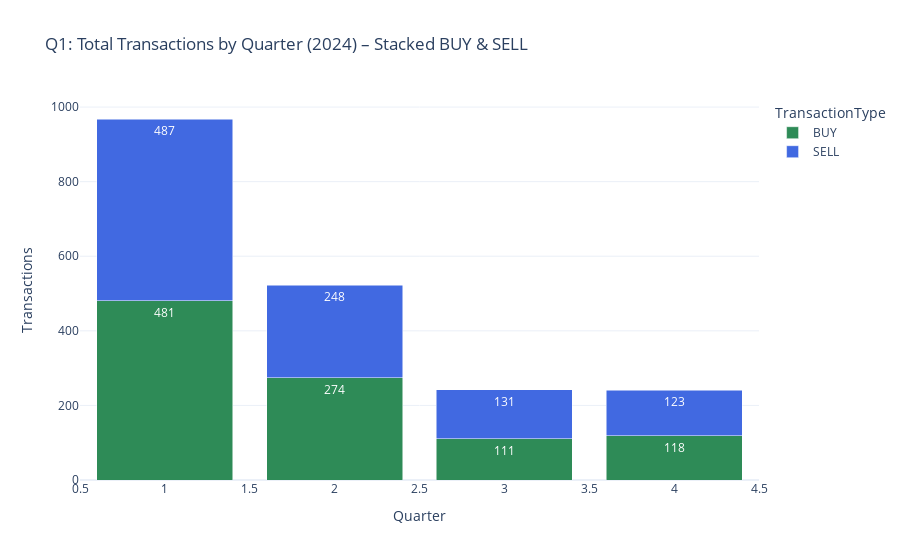
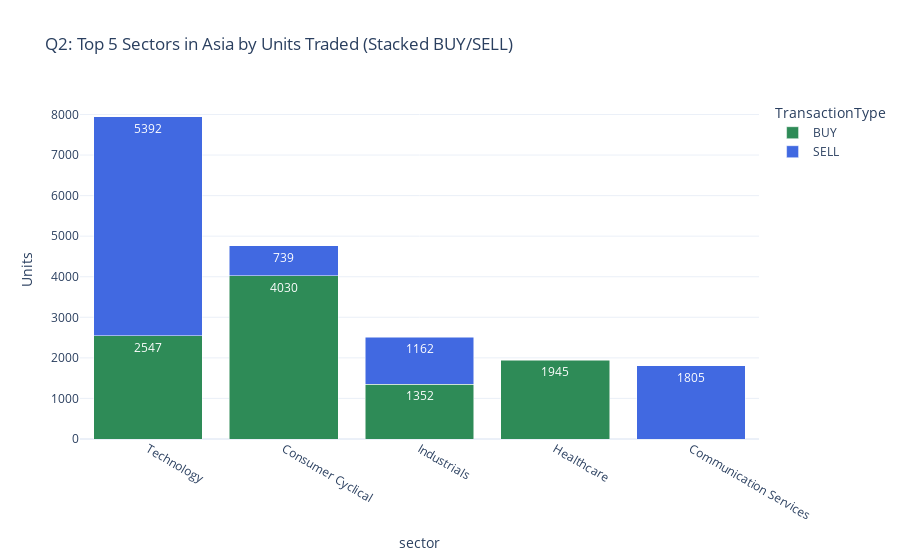
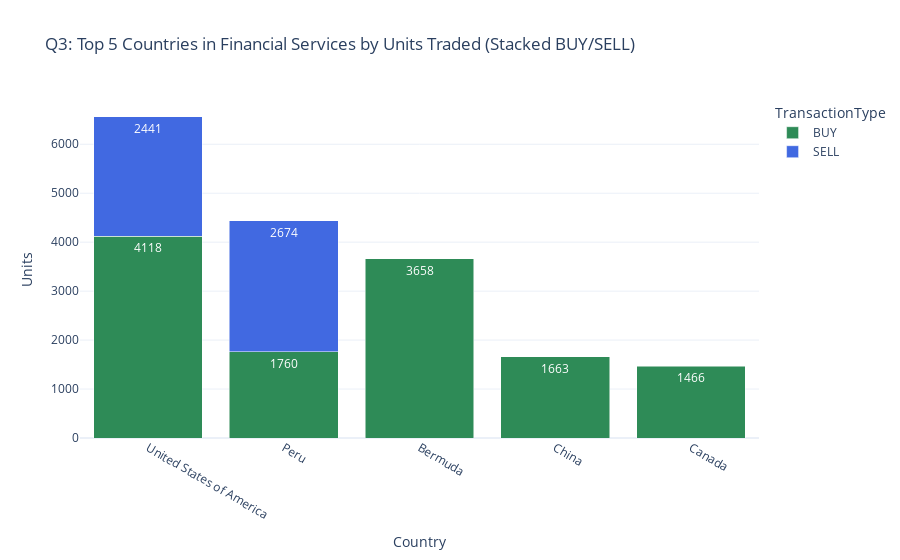

Write notebook code for charts like these, in order.
### Code cell
import pandas as pd
import plotly.express as px
import plotly.graph_objects as go

def etl_pipeline():
    print("EXTRACT")
    
    
    base_path = "../data/" 
    
    symbols = pd.read_csv(base_path + "symbols.csv", sep=';')
    account = pd.read_csv(base_path + "account-statement-1-1-2024-12-31-2024.csv", sep=';')
    country = pd.read_csv(base_path + "country.csv")
    

    # Standardize country names for reliable joins.
    # Data harmonization at the start is crucial to avoid mismatches during merging.
    country['name'] = country['name'].replace({
        'Taiwan, Province of China': 'Taiwan',
        'Türkiye': 'Turkey'   
    })
    country.loc[(country['name'] == 'Taiwan') & (country['region'].isnull()), 'region'] = 'Asia'

    # Clean column names to prevent future join errors.
    # Stripping whitespace prevents many hard-to-debug errors, as underlined in lecture.
    for df in (symbols, account, country):
        df.columns = df.columns.str.strip()

    # Drop any accidental "Unnamed" columns.
    # This avoids contaminating the schema if the csvs have been opened in Excel or similar.
    account = account.drop(columns=[c for c in account.columns if "Unnamed" in c], errors='ignore')

    print("TRANSFORM")
    # Filter to 2024 and keep only 'BUY'/'SELL'.
    # Even though the file covers only 2024, explicitly filtering is good practice, clarifies project scope, and guards against possible future schema changes.
    # I drop 'DIVIDEND' to align with the focus on actual trading activity.
    account['Date'] = pd.to_datetime(account['Date'], dayfirst=True, errors='coerce')
    acct_2024 = account[
        (account['Date'].dt.year == 2024) & (account['TransactionType'].isin(['BUY', 'SELL']))].copy()

    # Derive Quarter and Year from Date.
    # This step anticipates analysis needs and avoids costly on-the-fly date computations in dashboard queries.
    acct_2024['Quarter'] = acct_2024['Date'].dt.quarter

    # Construct time dimension (dim_time).
    # Hierarchical time dimension (Date→Quarter) provides maximum flexibility for analytical slicing (daily, quarterly).
    dim_time = (acct_2024[['Date', 'Quarter']]
                .drop_duplicates()
                .reset_index(drop=True))
    dim_time['TimeKey'] = dim_time.index + 1

    # Build symbol dimension (dim_symbol).
    # Surrogate keys (SymbolKey) are required for a robust star schema.
    dim_symbol = (symbols[['symbol', 'sector', 'industry', 'country']]
                  .drop_duplicates()
                  .reset_index(drop=True))
    dim_symbol['SymbolKey'] = dim_symbol.index + 1
    dim_symbol = dim_symbol.rename(columns={'symbol':'Symbol','country':'Country'})

    # Build geography dimension (dim_geography).
    # Including both Country and Region enables higher-level aggregation.
    dim_geo = (country[['name','region']]
               .drop_duplicates()
               .reset_index(drop=True))
    dim_geo['GeographyKey'] = dim_geo.index + 1
    dim_geo = dim_geo.rename(columns={'name':'Country','region':'Region'})

    # Build transaction type dimension (dim_transaction_type).
    # This allows easy filtering and analysis by transaction type, even though only BUY/SELL remain.
    dim_trans = (acct_2024[['TransactionType']]
                 .drop_duplicates()
                 .reset_index(drop=True))
    dim_trans['TransactionTypeKey'] = dim_trans.index + 1

    # Merge in all foreign keys to build the fact table.
    # Here is the heart of star schema, linking facts to descriptive dimensions with surrogate keys for performance, clarity, and consistency.
    fact = acct_2024.copy()
    fact = fact.merge(dim_time[['TimeKey', 'Date', 'Quarter']],
                      on=['Date','Quarter'], how='left')
    fact = fact.merge(dim_symbol[['SymbolKey', 'Symbol']],
                      left_on='Symbol', right_on='Symbol', how='left')
    fact = fact.merge(dim_symbol[['Symbol', 'Country']],
                      on='Symbol', how='left')
    fact = fact.merge(dim_geo[['GeographyKey', 'Country']],
                      on='Country', how='left')
    fact = fact.merge(dim_trans[['TransactionTypeKey', 'TransactionType']],
                      on='TransactionType', how='left')

    # Finalize fact table: select keys and measures, rename for consistency.
    # Each transaction row counts as one, so TransactionCount = 1 is assigned.
    fact_final = fact[['TimeKey','SymbolKey','GeographyKey','TransactionTypeKey','TransactionType','Unit']].copy()
    fact_final = fact_final.rename(columns={'Unit':'Units'})
    fact_final['FactTransactionKey'] = fact_final.index + 1
    fact_final['TransactionCount'] = 1  # Each row = 1 transaction (simplifies sum/count queries).

    # Drop rows missing keys, to guarantee referential integrity.
    print("Fact table rows before dropna:", len(fact_final))
    fact_final = fact_final.dropna(subset=['TimeKey','SymbolKey','GeographyKey','TransactionTypeKey'])
    print("Fact table rows after dropna:", len(fact_final))

    print("ETL complete: dimensions and fact built in memory")
    return {
        'fact': fact_final,
        'dim_time': dim_time,
        'dim_symbol': dim_symbol,
        'dim_geography': dim_geo,
        'dim_transaction_type': dim_trans
    }

def diagnostic(dw):
    print("\n DIAGNOSTIC ")
    # Print out table sizes to verify successful load and dimensionality.
    fact = dw['fact']
    print(f"Fact table rows: {len(fact)}")
    for name in ['dim_time','dim_symbol','dim_geography','dim_transaction_type']:
        df = dw[name]
        print(f"{name} rows: {len(df)}")
    # Check for missing foreign keys, which would indicate data integrity issues.
    fks = ['TimeKey','SymbolKey','GeographyKey','TransactionTypeKey']
    for fk in fks:
        nulls = fact[fk].isna().sum()
        print(f"Nulls in {fk}: {nulls}")
    # Show TransactionType breakdown to confirm filtering.
    if 'TransactionTypeKey' in fact.columns:
        print("\nTransaction Type distribution:")
        print(fact['TransactionTypeKey'].value_counts())
    # Print sector/region details for manual inspection for validation.
    if 'Sector' in dw['dim_symbol'].columns:
        print("\nSectors in dim_symbol:", dw['dim_symbol']['sector'].nunique())
        print(dw['dim_symbol']['sector'].value_counts().head())
    if 'Region' in dw['dim_geography'].columns:
        print("\nRegions in dim_geography:", dw['dim_geography']['Region'].nunique())
        print(dw['dim_geography']['Region'].value_counts().head())
    # Print date coverage, to ensure full 2024 coverage and correct date parsing.
    if 'Date' in dw['dim_time'].columns:
        min_date = dw['dim_time']['Date'].min()
        max_date = dw['dim_time']['Date'].max()
        print(f"\nDate range in dim_time: {min_date.date()} to {max_date.date()}")


def plot_queries(dw):
    fact = dw['fact']
    dt   = dw['dim_time']
    ds   = dw['dim_symbol']
    dg   = dw['dim_geography']

    # For every analytical question, join in descriptive dimension columns to make queries easy to write and interpret.
    
    df = (fact
          .merge(dt[['TimeKey', 'Quarter', 'Date']], on='TimeKey')
          .merge(ds[['SymbolKey', 'Symbol', 'sector', 'industry', 'Country']], on='SymbolKey'))

    # Q1: Rank all quarters of 2024 by total number of transactions, stacked by transaction type.
    # Stacked bar gives more insight.
    q1 = (df.groupby(['Quarter', 'TransactionType'])['TransactionCount']
            .sum().reset_index())
    q1['Quarter'] = q1['Quarter'].astype(int)
    q1 = q1.sort_values('Quarter')
    fig_q1 = px.bar(
        q1, x="Quarter", y="TransactionCount", color="TransactionType",
        barmode="stack", text_auto=True,
        title="Q1: Total Transactions by Quarter (2024) – Stacked BUY & SELL",
        labels={"TransactionCount": "Transactions"},
        template="plotly_white",
        color_discrete_map={'BUY': '#2E8B57', 'SELL': '#4169E1'},
        category_orders={"TransactionType": ["BUY", "SELL"]}
    )
    fig_q1.show()

    # Q2: What are the top 5 sectors in Asia by units traded? (Stacked by transaction type)
    asia = df.merge(dg[['GeographyKey','Region']], on='GeographyKey').query("Region == 'Asia'")
    top_sectors = (asia.groupby('sector')['Units']
                    .sum().nlargest(5).index.tolist())
    asia_top = asia[asia['sector'].isin(top_sectors)]
    sector_order = asia_top.groupby('sector')['Units'].sum().sort_values(ascending=False).index.tolist()
    q2 = (asia_top.groupby(['sector', 'TransactionType'])['Units']
          .sum().reset_index())
    fig_q2 = px.bar(
        q2, x="sector", y="Units", color="TransactionType",
        barmode="stack", text_auto=True,
        title="Q2: Top 5 Sectors in Asia by Units Traded (Stacked BUY/SELL)",
        labels={"Units": "Units"},
        template="plotly_white",
        color_discrete_map={'BUY': '#2E8B57', 'SELL': '#4169E1'},
        category_orders={"sector": sector_order, "TransactionType": ["BUY", "SELL"]}
    )
    fig_q2.update_xaxes(tickangle=30)
    fig_q2.show()

    # Q3: What are the top 5 countries in the Financial Services sector by units traded?
    fin = df[df['sector'] == "Financial Services"]
    top_countries = (fin.groupby('Country')['Units']
                      .sum().nlargest(5).index.tolist())
    fin_top = fin[fin['Country'].isin(top_countries)]
    country_order = fin_top.groupby('Country')['Units'].sum().sort_values(ascending=False).index.tolist()
    q3 = (fin_top.groupby(['Country', 'TransactionType'])['Units']
          .sum().reset_index())
    fig_q3 = px.bar(
        q3, x="Country", y="Units", color="TransactionType",
        barmode="stack", text_auto=True,
        title="Q3: Top 5 Countries in Financial Services by Units Traded (Stacked BUY/SELL)",
        labels={"Units": "Units"},
        template="plotly_white",
        color_discrete_map={'BUY': '#2E8B57', 'SELL': '#4169E1'},
        category_orders={"Country": country_order, "TransactionType": ["BUY", "SELL"]}
    )
    fig_q3.update_xaxes(tickangle=30)
    fig_q3.show()

def save_csv(dw):
    # Export each warehouse table for future work (Streamlit page in our case) or reproducibility.
    # Keeping dimension and fact tables separate is key for star schema principles and enables easy updates if the source changes.
    fact_final = dw['fact']
    dim_time = dw['dim_time']
    dim_symbol = dw['dim_symbol']
    dim_geo = dw['dim_geography']
    dim_trans = dw['dim_transaction_type']
    fact_final.to_csv("fact_transactions.csv", index=False)
    dim_time.to_csv("dim_time.csv", index=False)
    dim_symbol.to_csv("dim_symbol.csv", index=False)
    dim_geo.to_csv("dim_geography.csv", index=False)
    dim_trans.to_csv("dim_transaction_type.csv", index=False)
    print("CSV files saved successfully.")

def main():
    # Full ETL-DIAGNOSTIC-ANALYSIS-SAVE flow for clarity and testability.
    warehouse = etl_pipeline()
    diagnostic(warehouse)
    plot_queries(warehouse)
    save_csv(warehouse)

if __name__ == "__main__":
    main()

### Figure 1 — Plotly figure (JSON) as saved in the notebook; plotly's stock layout.template omitted (floating-point values rounded to 4 significant figures)
{"data": [{"hovertemplate": "TransactionType=BUY<br>Quarter=%{x}<br>Transactions=%{y}<extra></extra>", "legendgroup": "BUY", "marker": {"color": "#2E8B57", "pattern": {"shape": ""}}, "name": "BUY", "orientation": "v", "showlegend": true, "textposition": "auto", "texttemplate": "%{y}", "type": "bar", "x": [1, 2, 3, 4], "xaxis": "x", "y": [481, 274, 111, 118], "yaxis": "y"}, {"hovertemplate": "TransactionType=SELL<br>Quarter=%{x}<br>Transactions=%{y}<extra></extra>", "legendgroup": "SELL", "marker": {"color": "#4169E1", "pattern": {"shape": ""}}, "name": "SELL", "orientation": "v", "showlegend": true, "textposition": "auto", "texttemplate": "%{y}", "type": "bar", "x": [1, 2, 3, 4], "xaxis": "x", "y": [487, 248, 131, 123], "yaxis": "y"}], "layout": {"barmode": "stack", "legend": {"title": {"text": "TransactionType"}, "tracegroupgap": 0}, "title": {"text": "Q1: Total Transactions by Quarter (2024) – Stacked BUY & SELL"}, "xaxis": {"anchor": "y", "domain": [0, 1], "title": {"text": "Quarter"}}, "yaxis": {"anchor": "x", "domain": [0, 1], "title": {"text": "Transactions"}}}}

### Figure 2 — Plotly figure (JSON) as saved in the notebook; plotly's stock layout.template omitted (floating-point values rounded to 4 significant figures)
{"data": [{"hovertemplate": "TransactionType=BUY<br>sector=%{x}<br>Units=%{y}<extra></extra>", "legendgroup": "BUY", "marker": {"color": "#2E8B57", "pattern": {"shape": ""}}, "name": "BUY", "orientation": "v", "showlegend": true, "textposition": "auto", "texttemplate": "%{y}", "type": "bar", "x": ["Consumer Cyclical", "Healthcare", "Industrials", "Technology"], "xaxis": "x", "y": [4030.0, 1945.0, 1352.0, 2547.0], "yaxis": "y"}, {"hovertemplate": "TransactionType=SELL<br>sector=%{x}<br>Units=%{y}<extra></extra>", "legendgroup": "SELL", "marker": {"color": "#4169E1", "pattern": {"shape": ""}}, "name": "SELL", "orientation": "v", "showlegend": true, "textposition": "auto", "texttemplate": "%{y}", "type": "bar", "x": ["Communication Services", "Consumer Cyclical", "Industrials", "Technology"], "xaxis": "x", "y": [1805.0, 739.0, 1162.0, 5392.0], "yaxis": "y"}], "layout": {"barmode": "stack", "legend": {"title": {"text": "TransactionType"}, "tracegroupgap": 0}, "title": {"text": "Q2: Top 5 Sectors in Asia by Units Traded (Stacked BUY/SELL)"}, "xaxis": {"anchor": "y", "categoryarray": ["Technology", "Consumer Cyclical", "Industrials", "Healthcare", "Communication Services"], "categoryorder": "array", "domain": [0, 1], "tickangle": 30, "title": {"text": "sector"}}, "yaxis": {"anchor": "x", "domain": [0, 1], "title": {"text": "Units"}}}}

### Figure 3 — Plotly figure (JSON) as saved in the notebook; plotly's stock layout.template omitted (floating-point values rounded to 4 significant figures)
{"data": [{"hovertemplate": "TransactionType=BUY<br>Country=%{x}<br>Units=%{y}<extra></extra>", "legendgroup": "BUY", "marker": {"color": "#2E8B57", "pattern": {"shape": ""}}, "name": "BUY", "orientation": "v", "showlegend": true, "textposition": "auto", "texttemplate": "%{y}", "type": "bar", "x": ["Bermuda", "Canada", "China", "Peru", "United States of America"], "xaxis": "x", "y": [3658.0, 1466.0, 1663.0, 1760.0, 4118.0], "yaxis": "y"}, {"hovertemplate": "TransactionType=SELL<br>Country=%{x}<br>Units=%{y}<extra></extra>", "legendgroup": "SELL", "marker": {"color": "#4169E1", "pattern": {"shape": ""}}, "name": "SELL", "orientation": "v", "showlegend": true, "textposition": "auto", "texttemplate": "%{y}", "type": "bar", "x": ["Peru", "United States of America"], "xaxis": "x", "y": [2674.0, 2441.0], "yaxis": "y"}], "layout": {"barmode": "stack", "legend": {"title": {"text": "TransactionType"}, "tracegroupgap": 0}, "title": {"text": "Q3: Top 5 Countries in Financial Services by Units Traded (Stacked BUY/SELL)"}, "xaxis": {"anchor": "y", "categoryarray": ["United States of America", "Peru", "Bermuda", "China", "Canada"], "categoryorder": "array", "domain": [0, 1], "tickangle": 30, "title": {"text": "Country"}}, "yaxis": {"anchor": "x", "domain": [0, 1], "title": {"text": "Units"}}}}
